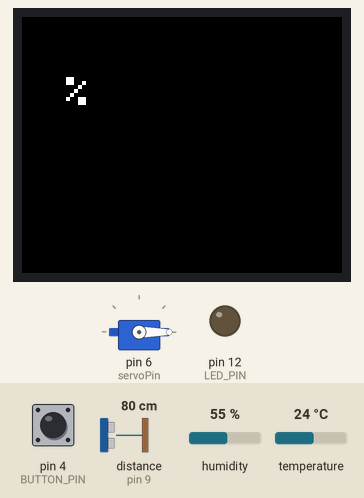
This sketch was run on a simulated Arduino Uno, built with avr-gcc and run on an emulated ATmega328P. Shown: servo, 160×128 colour display, output pins drawn as LEDs (lit = HIGH). Wiring (inferred from the names in the program): ultrasonic range finder: trigger pin 10; echo pin 9. The test bench sets the inputs (shaded band); at power-on: distance to the obstacle (sensor on pin 9) 80 cm, pin 4 (BUTTON_PIN) LOW, humidity 55 %, temperature 24 °C. The echo pulse lasts 58.3 µs per cm; pins used as bus, display or sensor lines are not drawn; what the sketch prints to the serial monitor is not drawn.

Above: at 1.3 s.
1.4 s: distance to the obstacle (sensor on pin 9) set to 23 cm
3.5 s: distance to the obstacle (sensor on pin 9) set to 19 cm
At 5.7 s:
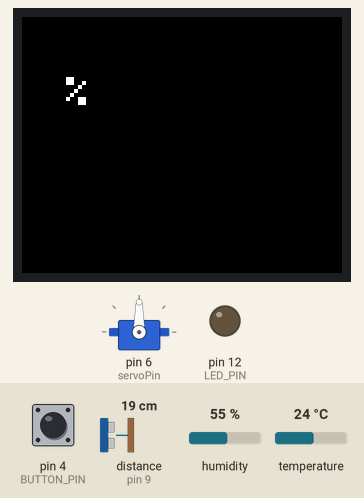
6.2 s: pin 4 (BUTTON_PIN) pulled HIGH for 1.8 s
At 7.4 s:
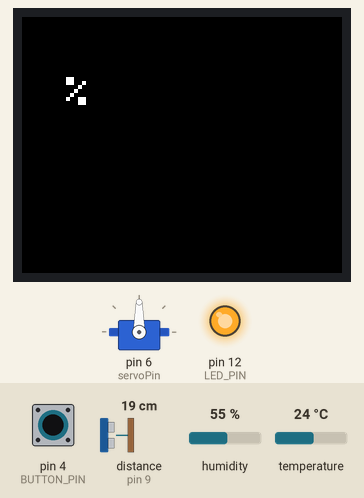
10.7 s: pin 4 (BUTTON_PIN) pulled HIGH for 3.2 s
At 16.0 s:
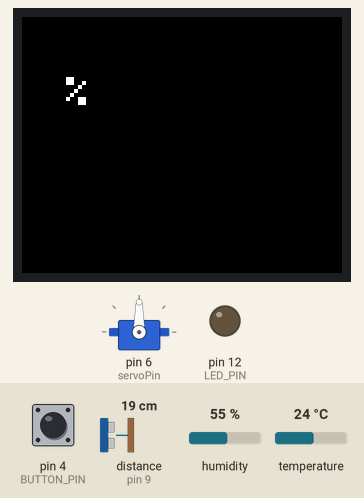
16.8 s: distance to the obstacle (sensor on pin 9) set to 35 cm
At 17.5 s:
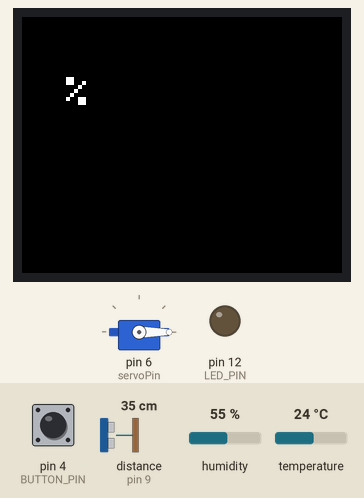
18.9 s: pin 4 (BUTTON_PIN) pulled HIGH for 1.8 s
At 20.9 s:
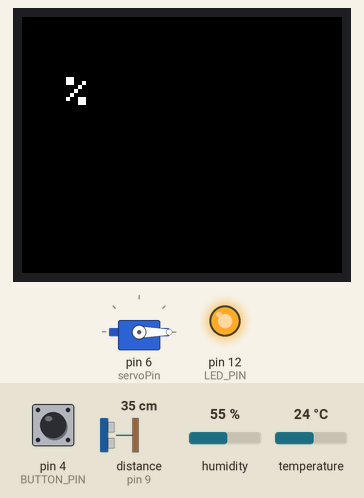
Timing chart, 0 to 22.9 s (numbered marks = the images above; inputs shaded):
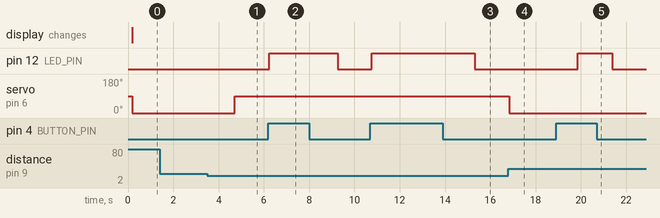

The sketch:

smart_house.ino
```cpp
#include <DHT.h>
#include <Servo.h>
#include <Adafruit_GFX.h>    // Core graphics library
#include <Adafruit_ST7735.h> // Hardware-specific library for ST7735 TFT

const int trigPin = 10; // Ultrasonic sensor trig pin
const int echoPin = 9; // Ultrasonic sensor echo pin
const int servoPin = 6; // Servo motor pin
const int DHTPin = 5; // DHT22 sensor pin
const int BUTTON_PIN = 4; // Touch sensor pin
const int LED_PIN = 12; // LED pin

#define DHTType DHT22
DHT dht(DHTPin, DHTType);

Servo servoMotor;

Adafruit_ST7735 tft = Adafruit_ST7735(11, 7, 8);

struct touch {
  byte wasPressed = LOW;
  byte isPressed = LOW;
};
touch touch;

void setup() {
  Serial.begin(9600);
  pinMode(trigPin, OUTPUT);
  pinMode(echoPin, INPUT);
  pinMode(BUTTON_PIN, INPUT);
  pinMode(LED_PIN, OUTPUT);

  servoMotor.attach(servoPin);
  dht.begin();

  tft.initR(INITR_BLACKTAB); // Initialize display using 'initR' with ST7735B chip
  tft.setRotation(3);         // Adjust rotation if needed, depending on your display orientation

  tft.fillScreen(ST7735_BLACK);
}

void loop() {
  long duration, distance;
  float humidity, temperature;

  // Send ultrasonic pulse
  digitalWrite(trigPin, LOW);
  delayMicroseconds(2);
  digitalWrite(trigPin, HIGH);
  delayMicroseconds(10);
  digitalWrite(trigPin, LOW);

  // Measure pulse duration
  duration = pulseIn(echoPin, HIGH);

  // Calculate distance
  distance = duration * 0.034 / 2;

  // Print distance to serial monitor
  Serial.print("Distance: ");
  Serial.print(distance);
  Serial.println(" cm");

  // Read temperature and humidity from DHT22 sensor
  humidity = dht.readHumidity();
  temperature = dht.readTemperature();

  // Check if any reads failed
  if (isnan(humidity) || isnan(temperature)) {
    Serial.println("Failed to read from DHT sensor!");
    return;
  }

  // Clear previous readings
  tft.fillRect(0, 0, tft.width(), 40, ST7735_BLACK);

  // Print temperature and humidity on TFT display
  tft.setTextSize(2);
  tft.setCursor(10, 10);
  tft.setTextColor(ST7735_WHITE);
  Serial.print("Temp: ");
  Serial.print(temperature);
  Serial.println(" C");

  tft.setCursor(10, 30);
  Serial.print("Humidity: ");
  Serial.print(humidity);
  tft.println(" %");

  // Check touch sensor state
  touch.isPressed = isTouchPressed(BUTTON_PIN);
  if (touch.wasPressed != touch.isPressed) {
    if (touch.isPressed == HIGH) {
      Serial.println("Touch pressed");
      digitalWrite(LED_PIN, HIGH); // Turn on LED when touched
    } else {
      Serial.println("Touch released");
      digitalWrite(LED_PIN, LOW); // Turn off LED when released
    }
  }
  touch.wasPressed = touch.isPressed;

  // If distance is less than 20 cm, open the door
  if (distance < 20) {
    openDoor();
  }
  // If distance is greater than or equal to 20 cm, close the door
  else {
    closeDoor();
  }

  delay(500); // Delay between measurements
}

void openDoor() {
  Serial.println("Opening door");
  servoMotor.write(90); // Move servo to open position
  delay(1000); // Wait for the door to open
}

void closeDoor() {
  Serial.println("Closing door");
  servoMotor.write(0); // Move servo to close position
  delay(1000); // Wait for the door to close
}

bool isTouchPressed(int pin) {
  return digitalRead(pin) == HIGH;
}
```

Measured:
- the behaviour switches between 21 and 20 cm on distance to the obstacle (sensor on pin 9) (found by bisection; images 0 and 1)
- after the input at 1.4 s, every drawn part: stays the same
- after the input at 3.5 s, servo on pin 6 (servoPin): 0° → 90° after 1.2 s
- after the input at 6.2 s, pin 12 (LED_PIN): LOW → HIGH at once, → LOW 3.0 s later
- after the input at 10.7 s, pin 12 (LED_PIN): LOW → HIGH after 0.07 s, → LOW 4.5 s later
- after the input at 16.8 s, servo on pin 6 (servoPin): 90° → 0° at once
- after the input at 18.9 s, pin 12 (LED_PIN): LOW → HIGH after 0.95 s, → LOW 1.5 s later
